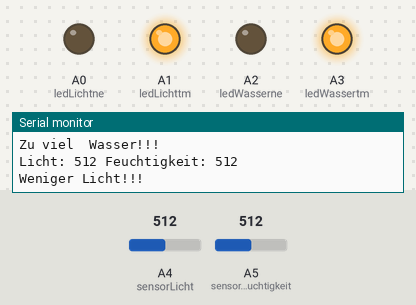
This sketch was run on a simulated Arduino Uno, built with avr-gcc and run on an emulated ATmega328P. Parts: output pins drawn as LEDs (lit = HIGH), the last lines printed to the serial monitor. The test bench sets the inputs (shaded band); at power-on: A4 (sensorLicht) = 512, A5 (sensorFeuchtigkeit) = 512.

Above: at 1.2 s.
1.3 s: A4 (sensorLicht) set to 257
4.3 s: A4 (sensorLicht) set to 233
At 5.5 s:
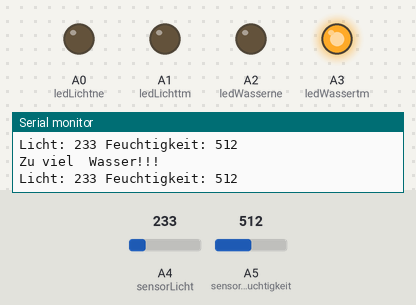
5.8 s: A5 (sensorFeuchtigkeit) set to 55
8.8 s: A5 (sensorFeuchtigkeit) set to 46
At 9.5 s:
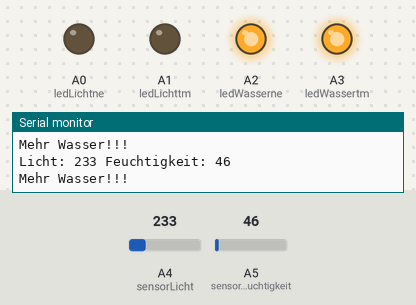
10.3 s: A4 (sensorLicht) set to 260
At 11.5 s:
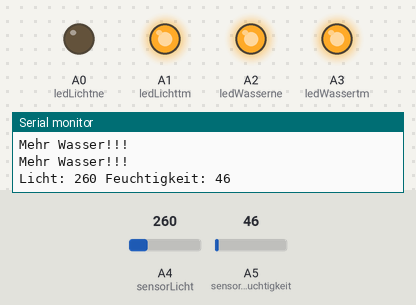
11.8 s: A4 (sensorLicht) set to 122
At 12.7 s:
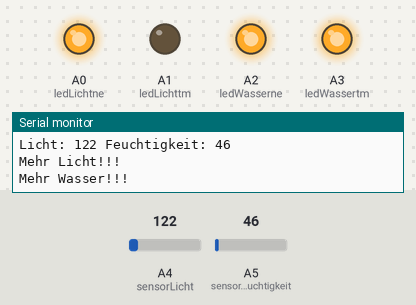
Timing chart, 0 to 14.4 s (numbered marks = the images above; inputs shaded):
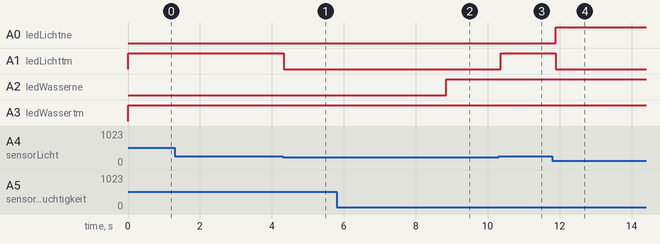

The sketch:

Mark4_air.ino
```cpp
//Mark4_air

int sensorValueLicht = 0;
int sensorLicht = A4;
int ledLichtne = A0;    //rot
int ledLichttm = A1;    //grün


int sensorValueFeuchtigkeit = 0;
int sensorFeuchtigkeit = A5;
int ledWasserne = A2; //rot
int ledWassertm =A3; //grün


void setup() {

  Serial.begin(9600);
  pinMode(ledWasserne, OUTPUT);
  pinMode(ledWassertm, OUTPUT);
  pinMode(ledLichtne, OUTPUT);
  pinMode(ledLichttm, OUTPUT);

}

void loop() {

  Serial.print("Licht: ");

  sensorValueLicht = analogRead(sensorLicht);
  Serial.print(sensorValueLicht);


 Serial.print(" Feuchtigkeit: ");

  sensorValueFeuchtigkeit = analogRead(sensorFeuchtigkeit); // read the value from the sensor
  Serial.println(sensorValueFeuchtigkeit); //prints the values coming from the sensor on the screen


if(sensorValueLicht<130)
{
 Serial.println("Mehr Licht!!! ");
 digitalWrite(ledLichtne, HIGH);
}


else
{
  digitalWrite(ledLichtne, LOW);
}


if(sensorValueLicht>250)
{
 Serial.println("Weniger Licht!!! ");
 digitalWrite(ledLichttm, HIGH);
}

else
{
  digitalWrite(ledLichttm, LOW);
}


if(sensorValueFeuchtigkeit<50)
{
  Serial.println("Mehr Wasser!!! ");
  digitalWrite(ledWasserne, HIGH);
  }

if(sensorValueFeuchtigkeit<50)
{
  Serial.println("Mehr Wasser!!! ");
  digitalWrite(ledWasserne, HIGH);
}


else
{
  digitalWrite(ledWasserne, LOW);
}

if(sensorValueFeuchtigkeit>200)
  {
  Serial.println("Zu viel  Wasser!!! ");
  digitalWrite(ledWassertm, HIGH);

  }
  else
  {
    digitalWrite(ledWassertm, LOW);
  }


  digitalWrite(ledWassertm, HIGH);


 delay(10);

}
```

Measured:
- the behaviour switches between 251 and 250 on A4 (sensorLicht) (found by bisection; images 0 and 1)
- the behaviour switches between 50 and 49 on A5 (sensorFeuchtigkeit) (found by bisection; images 1 and 2)
- after the input at 4.3 s, A1 (ledLichttm): HIGH → LOW at once
- after the input at 8.8 s, A2 (ledWasserne): LOW → HIGH after 0.05 s
- after the input at 10.3 s, A1 (ledLichttm): LOW → HIGH after 0.06 s
- after the input at 11.8 s, A0 (ledLichtne): LOW → HIGH after 0.09 s; A1 (ledLichttm): HIGH → LOW after 0.09 s
